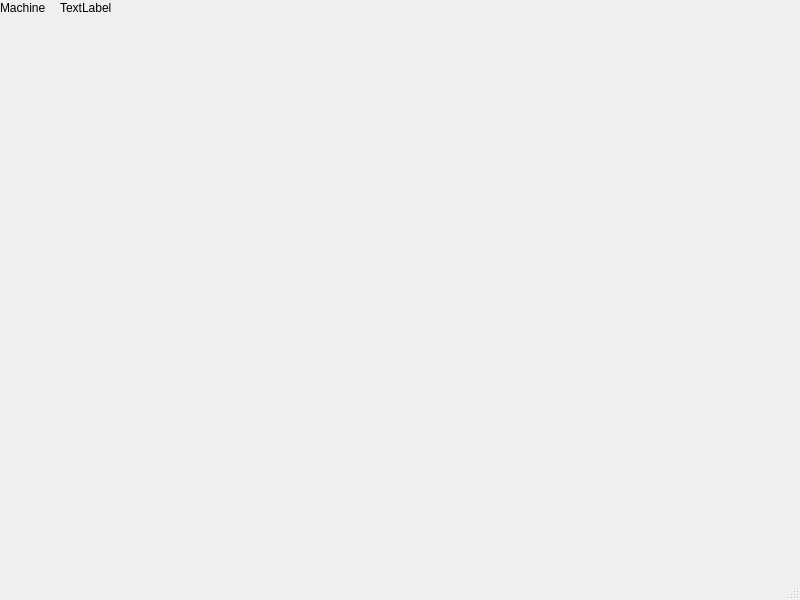
<?xml version="1.0" encoding="UTF-8"?>
<ui version="4.0">
 <class>MainWindow</class>
 <widget class="QMainWindow" name="MainWindow">
  <property name="geometry">
   <rect>
    <x>0</x>
    <y>0</y>
    <width>800</width>
    <height>600</height>
   </rect>
  </property>
  <property name="windowTitle">
   <string>MainWindow</string>
  </property>
  <widget class="QWidget" name="centralwidget">
   <widget class="QLabel" name="label">
    <property name="geometry">
     <rect>
      <x>0</x>
      <y>0</y>
      <width>57</width>
      <height>15</height>
     </rect>
    </property>
    <property name="text">
     <string>Machine</string>
    </property>
   </widget>
   <widget class="QLabel" name="macstatus">
    <property name="geometry">
     <rect>
      <x>60</x>
      <y>0</y>
      <width>131</width>
      <height>16</height>
     </rect>
    </property>
    <property name="text">
     <string>TextLabel</string>
    </property>
   </widget>
  </widget>
  <widget class="QMenuBar" name="menubar">
   <property name="geometry">
    <rect>
     <x>0</x>
     <y>0</y>
     <width>800</width>
     <height>20</height>
    </rect>
   </property>
  </widget>
  <widget class="QStatusBar" name="statusbar"/>
 </widget>
 <resources/>
 <connections/>
</ui>
